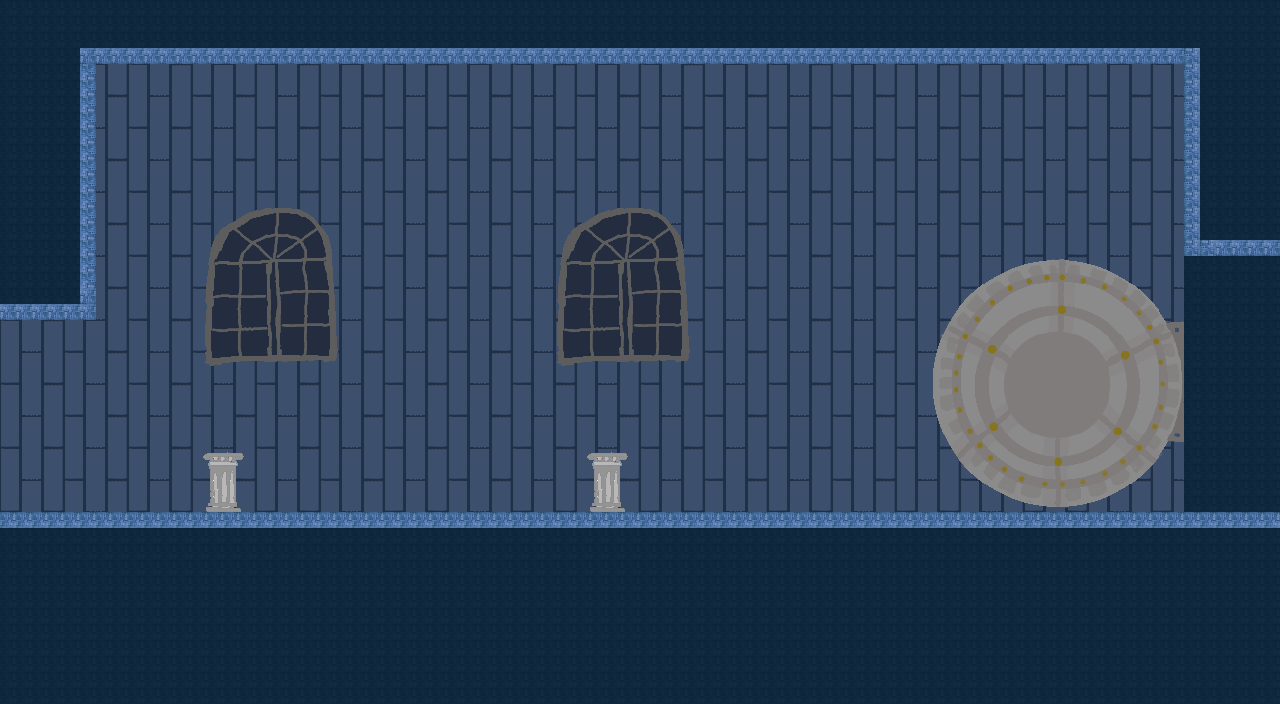

This game map was drawn from its Tiled (.tmx) file and the tilesets committed beside it. A one-line description and the trimmed map source follow:
An orthogonal 40x22 tile map with 32x32 px tiles, 4 tile layers (background, background2, platforms, jumpthru) and 8 objects.

<map version="1.0" orientation="orthogonal" renderorder="right-down" width="40" height="22" tilewidth="32" tileheight="32" nextobjectid="32">
 <tileset firstgid="1" name="tileset" tilewidth="32" tileheight="32" tilecount="800" columns="40">
  <image source="tileset_library.png" width="1280" height="640" />
 </tileset>
 <layer name="background" width="40" height="22">
  <data>[880 cells, 880 non-empty, 4 distinct tile ids]</data>
 </layer>
 <layer name="background2" width="40" height="22">
  <data>[880 cells, 428 non-empty, 99 distinct tile ids]</data>
 </layer>
 <layer name="platforms" width="40" height="22">
  <data>[880 cells, 109 non-empty, 9 distinct tile ids]</data>
 </layer>
 <layer name="jumpthru" width="40" height="22">
  <data>[880 cells, 0 non-empty, 0 distinct tile ids]</data>
 </layer>
 <objectgroup name="sprites">
  <object id="16" gid="85" x="584" y="455" width="32" height="32" />
  <object id="17" gid="85" x="200" y="454" width="32" height="32" />
 </objectgroup>
 <objectgroup name="transitions">
  <object id="23" gid="167" x="-24" y="328" width="32" height="32">
   <properties>
    <property name="side" value="left" />
    <property name="toMap" value="12x8" />
   </properties>
  </object>
  <object id="24" gid="168" x="-24" y="536" width="32" height="32">
   <properties>
    <property name="toMap" value="12x8" />
   </properties>
  </object>
  <object id="25" gid="169" x="32" y="384" width="32" height="32">
   <properties>
    <property name="fromMap" value="12x8" />
   </properties>
  </object>
  <object id="29" gid="167" x="1280" y="256" width="32" height="32">
   <properties>
    <property name="side" value="right" />
    <property name="toMap" value="14x8" />
   </properties>
  </object>
  <object id="30" gid="168" x="1280" y="544" width="32" height="32">
   <properties>
    <property name="toMap" value="14x8" />
   </properties>
  </object>
  <object id="31" gid="169" x="1215" y="385" width="32" height="32">
   <properties>
    <property name="fromMap" value="14x8" />
   </properties>
  </object>
 </objectgroup>
</map>
